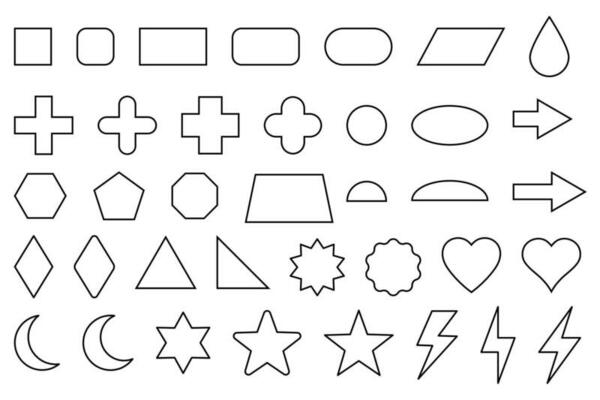
#> input picture lec_0/images/simple-shapes.jpg, 600 x 400 px
$ jupyter execute sem0_practice.ipynb
#> lines starting #> are read from the running program, lines starting #| are printed output that depends on the picture; after the words box and inside, x2 and y2 are one past the last pixel; in counts of white or black regions, pixels touching at a corner belong together
# Решение

Импорт библиотек

[cell 1]
import cv2
import numpy as np
import matplotlib.pyplot as plt

[cell 2]
# 1. Загрузка изображения. Перевод в оттенки серого
img_path = "images/simple-shapes.jpg"
image = cv2.imread(img_path, cv2.IMREAD_COLOR)  # Цветное изображение
#> image is the input picture: shape (400, 600, 3); min 0, max 255, mean 242.2
gray_image = cv2.cvtColor(image, cv2.COLOR_BGR2GRAY)  # Преобразование в градации серого

# 2.1. Пороговая фильтрация
_, binary = cv2.threshold(gray_image, 127, 255, cv2.THRESH_BINARY_INV)
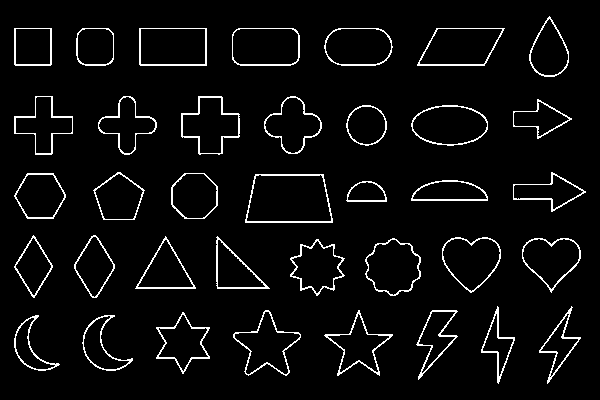
#> binary: shape (400, 600); 4.8% white in thin lines or dots, all inside (x1, y1, x2, y2) = (14, 16, 586, 384)

# 2.2. Нахождение контуры изображения
contours, _ = cv2.findContours(binary, cv2.RETR_EXTERNAL, cv2.CHAIN_APPROX_SIMPLE)
#> contours = 37 contours; largest, box (x1, y1, x2, y2) and area: (245, 174, 333, 223) 3732, (417, 28, 505, 66) 2494, (139, 28, 207, 66) 2478, (232, 28, 300, 66) 2404, (411, 105, 488, 146) 2382

# 2.3. Отрисовываем контуры
output_image = image.copy()
cv2.drawContours(output_image, contours, -1, (0, 255, 0), 2)
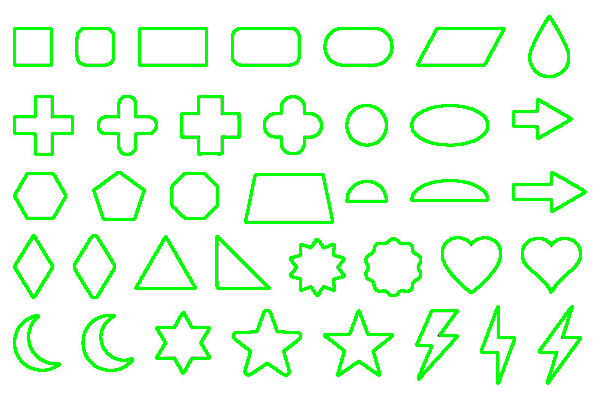
#> output_image: shape (400, 600, 3); 9.39% of pixels changed, all inside (x1, y1, x2, y2) = (13, 15, 587, 385)

# 2.4. Отображаем резульат
plt.imshow(output_image)
plt.show()

[cell 3]
def display_top_2(image:np.ndarray, parameter:str="area"):
    """
    Function to draw top two contours from an image
    based on parameter chosen: area or arclength

    img: input image
    parameter: parameter to sort contours
    """
#> called with parameter = 'area'
    top_2_image = image.copy()
    if parameter == "area":
        contours_dict = {cv2.contourArea(contour):contour for contour in contours}
#> contours_dict = 37 items
        max_2_contours = [contours_dict[arclength] for arclength in sorted(contours_dict.keys())[-2:]]
#> max_2_contours = 2 contours; box (x1, y1, x2, y2) and area: (245, 174, 333, 223) 3732, (417, 28, 505, 66) 2494

    elif parameter == "arclength":
        contours_dict = {cv2.arcLength(contour, closed=True):contour for contour in contours}
        max_2_contours = [contours_dict[arclength] for arclength in sorted(contours_dict.keys())[-2:]]
    else:
        raise ValueError("Parameter Not implemented")

    for contour in max_2_contours:
        if parameter == "area":
            value = cv2.contourArea(contour)
        else:
            value = cv2.arcLength(contour, closed=True)
        M = cv2.moments(contour)
        cx = int(M["m10"] / M["m00"])  # Координаты центра
        cy = int(M["m01"] / M["m00"])
        # Подписать площадь на изображении
        cv2.putText(top_2_image, f"{parameter}:{int(value)}", (cx, cy),
                    cv2.FONT_HERSHEY_SIMPLEX, 0.65, (255, 0, 0), 4)
#> this loop made 2 passes
#> (value, cx, cy) on passes 1 to 2: (2494.5, 460, 46), (3731.5, 288, 199)
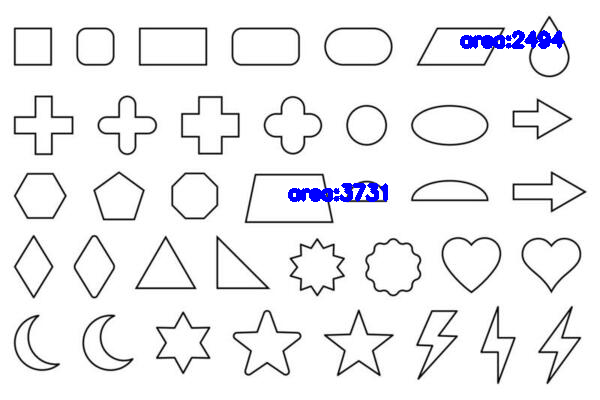
#> top_2_image: shape (400, 600, 3); 0.98% of pixels changed, all inside (x1, y1, x2, y2) = (288, 30, 565, 202)
    cv2.drawContours(top_2_image, max_2_contours, -1, (0, 255, 0), 2)
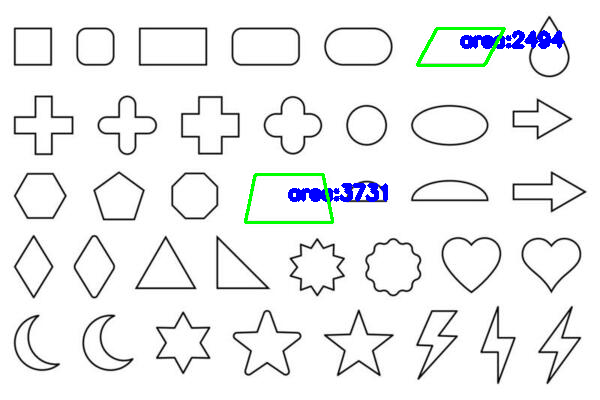
#> top_2_image: shape (400, 600, 3); 0.62% of pixels changed, all inside (x1, y1, x2, y2) = (244, 27, 506, 224)
    # Отображение результата
    plt.imshow(top_2_image)
    plt.show()

display_top_2(image=image, parameter="area")
display_top_2(image=image, parameter="arclength")
#> call 2 of display_top_2, with parameter = 'arclength'
#> in display_top_2 (call 2), `max_2_contours = [contours_dict[arclength] for arclength in sorted(con..`: max_2_contours = 2 contours; box (x1, y1, x2, y2) and area: (245, 174, 333, 223) 3732, (324, 310, 393, 376) 1640
#> the loop in display_top_2 (call 2), `for contour in max_2_contours:` made 2 passes
#> (value, cx, cy) on passes 1 to 2: (258.9, 288, 199), (265.5, 358, 345)
#> after the loop in display_top_2 (call 2), `for contour in max_2_contours:`:
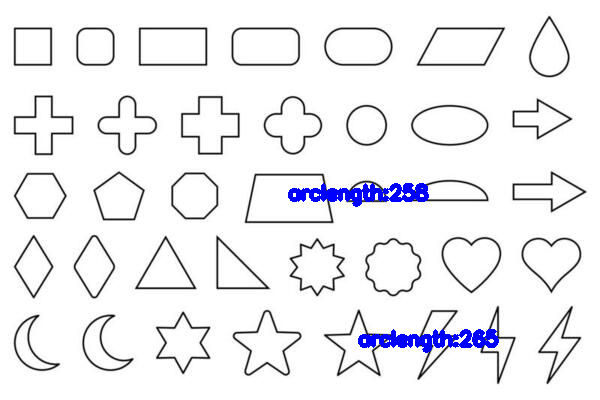
#> top_2_image: shape (400, 600, 3); 1.47% of pixels changed, all inside (x1, y1, x2, y2) = (288, 183, 499, 353)
#> in display_top_2 (call 2), `cv2.drawContours(top_2_image, max_2_contours, -1, (0, 255, 0), 2)`:
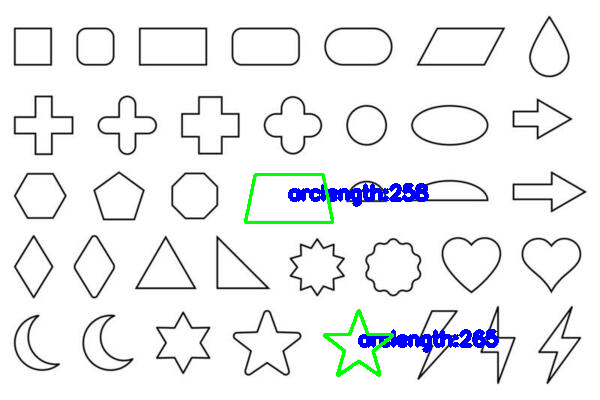
#> top_2_image: shape (400, 600, 3); 0.68% of pixels changed, all inside (x1, y1, x2, y2) = (244, 173, 394, 377)
